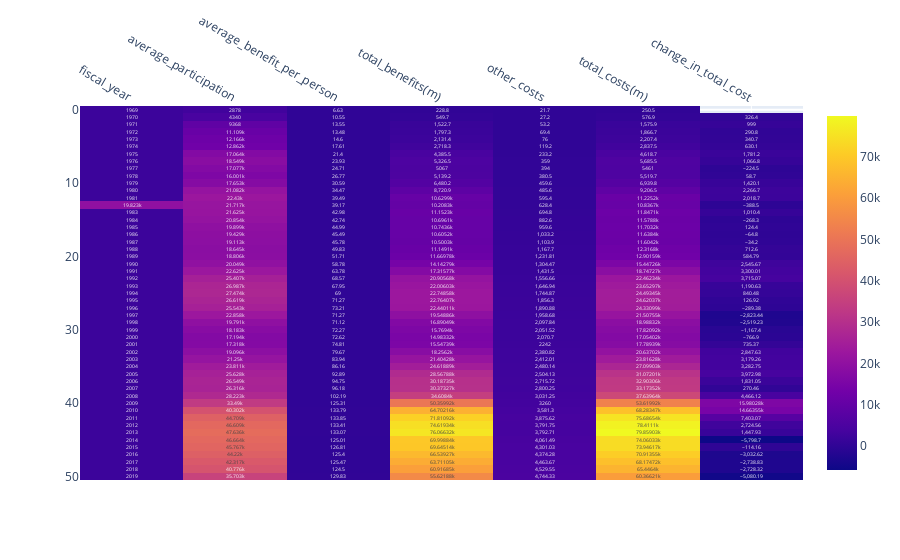

The code cell stored with this chart in its notebook:
### Markdown cell above
### Task 5: Heatmap

Create a heatmap visualization. Return text in the heatmap and move the x axes to the top of the graph.

### Code cell
fig = px.imshow(snap_history,
                text_auto=True, aspect="auto")
fig.update_xaxes(side="top")
fig.update_xaxes(side="top")

### Figure 1 — Plotly figure (JSON) as saved in the notebook; plotly's stock layout.template omitted (floating-point values rounded to 4 significant figures; data arrays with more than 128 entries replaced by an {"elided": "..."} marker saying what was removed)
{"data": [{"coloraxis": "coloraxis", "hovertemplate": "x: %{x}<br>y: %{y}<br>color: %{z}<extra></extra>", "name": "0", "texttemplate": "%{z}", "type": "heatmap", "x": ["fiscal_year", "average_participation", "average_benefit_per_person", "total_benefits(m)", "other_costs", "total_costs(m)", "change_in_total_cost"], "xaxis": "x", "y": [0, 1, 2, 3, 4, 5, 6, 7, 8, 9, 10, 11, 12, 13, 14, 15, 16, 17, 18, 19, 20, 21, 22, 23, 24, 25, 26, 27, 28, 29, 30, 31, 32, 33, 34, 35, 36, 37, 38, 39, 40, 41, 42, 43, 44, 45, 46, 47, 48, 49, 50], "yaxis": "y", "z": {"elided": "51x7 mixed values"}}], "layout": {"coloraxis": {"colorscale": [[0, "#0d0887"], [0.1111, "#46039f"], [0.2222, "#7201a8"], [0.3333, "#9c179e"], [0.4444, "#bd3786"], [0.5556, "#d8576b"], [0.6667, "#ed7953"], [0.7778, "#fb9f3a"], [0.8889, "#fdca26"], [1, "#f0f921"]]}, "margin": {"t": 60}, "xaxis": {"anchor": "y", "domain": [0, 1], "side": "top"}, "yaxis": {"anchor": "x", "autorange": "reversed", "domain": [0, 1]}}}
